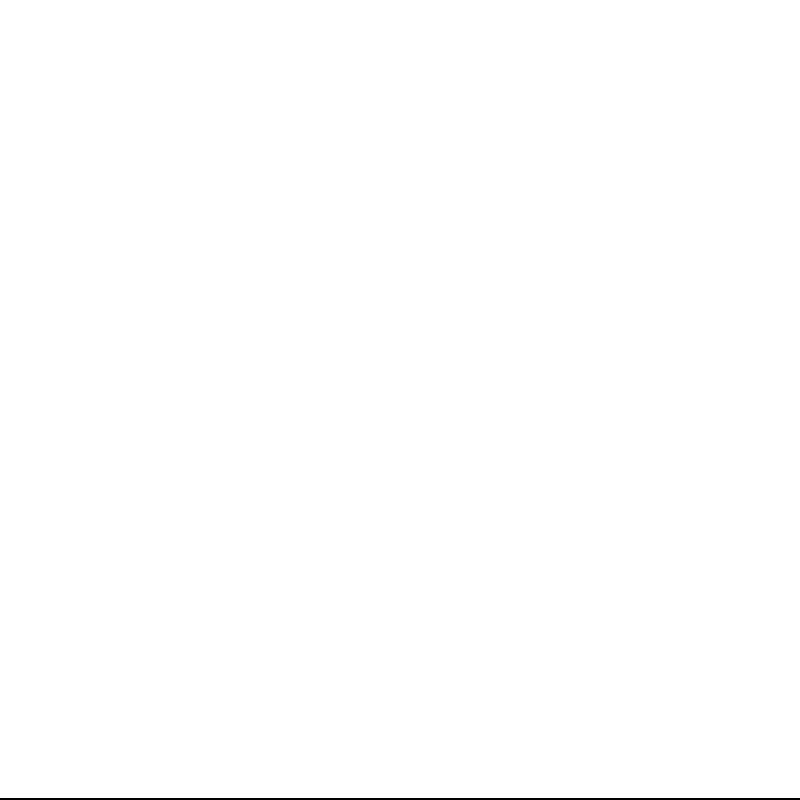
Frame 1 (no input)
Frame 60 (no input): identical to frame 1, image omitted
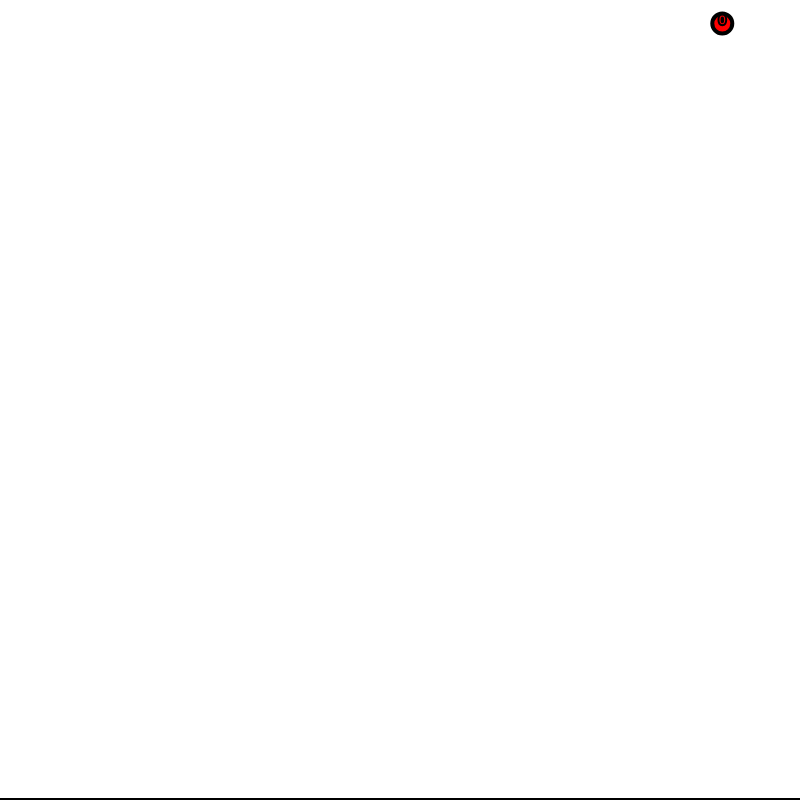
Frame 120 (the mouse pressed at the canvas centre since frame 60)

The p5.js sketch that drew these frames (run headless with seeded random() and noise() and a simulated clock; from frame 60 on, the mouse is pressed at the canvas centre):

// p5.js sketch
// ── sketch.js
const randomVal = (min, max) => {
  const range = max - min;
  return Math.random() * range + min;
};
let stop = false;
let training = false;
let number = 0;

let label = 1;

let xRange = 50;
let yRange = 50;

let points = [];
let brain = new Perceptron();

function setup() {
  createCanvas(window.innerHeight * 0.8, window.innerHeight * 0.8);
  let change = createButton("switch label");
  change.elt.onclick = () => {
    label = label == 1 ? -1 : 1;
  };
  let trainBtn = createButton("Train");
  trainBtn.elt.onclick = () => {
    training = true;
  };
  // for (let i = 0; i < 300; i++) {
  //   let x = randomVal(-xRange, xRange)
  //   let y = randomVal(-yRange, yRange)

  //   const m = 5
  //   const c = -120
  //   let what = m * x + c
  //   if (y > what) {
  //     label = 1
  //   }
  //   else {
  //     label = -1
  //   }
  //   points.push(new Point(x, y))
  // }
  // frameRate(20)
}

function mousePressed() {
  let x = map(mouseX, 0, width, -xRange, xRange);
  let y = map(mouseY, 0, height, yRange, -yRange);
  if (x >= -xRange && x <= xRange && y >= -yRange && y <= yRange) {
    points.push(new Point(x, y, number));
    number++;
  }
}

function draw() {
  background(255);
  stroke(0);
  strokeWeight(4);
  rectMode(CENTER);
  ellipseMode(CENTER);
  textAlign(CENTER);

  brain.show();
  for (let point of points) {
    point.show();
  }
  // if (training) {
  //   for (let point of points) {
  //     brain.train(point);
  //   }
  // }
  if (training) {
    // for (let i = 0; i < 10000; i++) {
    for (let point of points) {
      brain.train(point);
    }
    // }
    Point.updateCorrectness();
  }

  if (training) {
    for (let point of points) {
      if (!point.correct) return;
    }
    if (stop) {
      let [w0, w1, w2] = brain.weights;
      console.log(
        `the perceptron thinks your input equation is y = ${(
          -w1 / w0
        ).toPrecision(3)}x + ${(-w2 / w0).toPrecision(3)}`
      );
      createP(
        `y = ${(-w1 / w0).toPrecision(3)}x + ${(-w2 / w0).toPrecision(3)}`
      );
      noLoop();
    }
    stop = true;
  }
}

// ── Perceptron.js
class Perceptron {
  constructor() {
    this.weights = [1, 0, xRange];
    this.learning_rate = 0.05;
  }

  activationFunction(val) {
    if (val >= 0) {
      return 1;
    } else {
      return -1;
    }
  }

  guess(inputs) {
    let sum = 0;
    for (let i = 0; i < inputs.length; i++) {
      sum += inputs[i] * this.weights[i];
    }
    return this.activationFunction(sum);
  }

  train(point) {
    let inputs = [point.y, point.x, 1];
    let guess = this.guess(inputs);

    for (let i = 0; i < inputs.length; i++) {
      this.weights[i] += inputs[i] * (point.label - guess) * this.learning_rate;
    }
  }

  show() {
    let [w0, w1, w2] = this.weights;

    let x1 = -xRange;
    let x2 = xRange;

    let y1 = (-w1 * x1 - w2) / w0;
    let y2 = (-w1 * x2 - w2) / w0;

    x1 = map(x1, -xRange, xRange, 0, width);
    x2 = map(x2, -xRange, xRange, 0, width);

    y1 = map(y1, -yRange, yRange, height, 0);
    y2 = map(y2, -yRange, yRange, height, 0);

    line(x1, y1, x2, y2);
  }
}

// ── Point.js
class Point {
  static m = 1;
  static c = 0;
  constructor(x = null, y = null, number) {
    this.number = number;
    this.f = (x) => {
      return Point.m * x + Point.c;
    };

    if (!x && !y) {
      this.x = randomVal(-xRange, xRange);
      this.y = randomVal(-yRange, yRange);
    } else {
      this.x = x;
      this.y = y;
    }
    // let val = this.f(this.x);
    // if (val > this.y) {
    //   this.label = 1;
    // } else {
    //   this.label = -1;
    // }
    this.label = label;
    this.correct = false;
  }

  static showRealLine() {
    let x1 = -xRange;
    let x2 = xRange;
    let y1 = Point.m * x1 + Point.c;
    let y2 = Point.m * x2 + Point.c;

    x1 = map(x1, -xRange, xRange, 0, width);
    x2 = map(x2, -xRange, xRange, 0, width);

    y1 = map(y1, -yRange, yRange, height, 0);
    y2 = map(y2, -yRange, yRange, height, 0);

    line(x1, y1, x2, y2);
  }

  static updateCorrectness() {
    for (let point of points) {
      let inputs = [point.y, point.x, 1];
      let guess = brain.guess(inputs);

      if (guess == point.label) {
        point.correct = true;
      } else {
        point.correct = false;
      }
    }
  }

  show() {
    let px = map(this.x, -xRange, xRange, 0, width);
    let py = map(this.y, -yRange, yRange, height, 0);
    if (this.correct) {
      fill(0, 255, 0);
    } else if (!this.correct) {
      fill(255, 0, 0);
    }
    if (this.label == 1) {
      ellipse(px, py, 20);
    } else {
      rect(px, py, 20, 20);
    }
    text(this.number, px, py);
  }
}

// ── perceptron_learning.html
<!DOCTYPE html>
<html lang="en">
  <head>
    <meta charset="UTF-8" />
    <meta http-equiv="X-UA-Compatible" content="IE=edge" />
    <meta name="viewport" content="width=device-width, initial-scale=1.0" />
    <title>Perceptron - Part 1</title>
    <script src="../../../p5.min.js"></script>
    <script src="./Perceptron.js"></script>
    <script src="./Point.js"></script>
    <script src="./sketch.js"></script>
    <link rel="stylesheet" href="../../../style.css" />
  </head>
  <body>
    <h1>Perceptron Learning</h1>
  </body>
</html>
